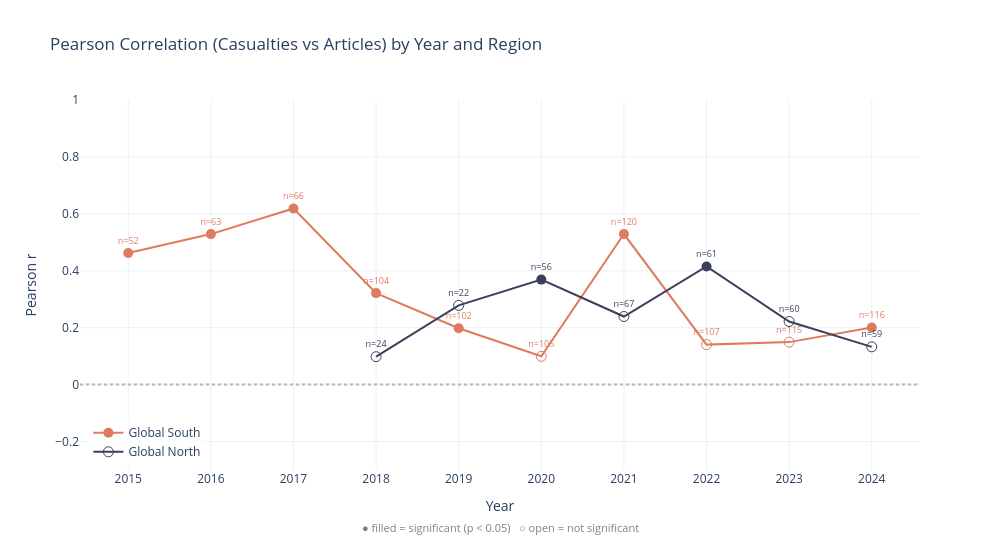

Notebook source saved alongside this figure:
### Markdown cell above
To find out how responsive of the Guardian toward casualties changed overtime, we plot line graph show how pearson correlation changed by year. Noted that at some year, some countries have no casualties data due to ACLED limitation, so the number of countries included in each region each year is different

Graph 4

### Code cell
fig_pearson = build_pearson_by_year(monthly)
fig_pearson.show()

### Figure 1 — Plotly figure (JSON) as saved in the notebook; plotly's stock layout.template omitted (floating-point values rounded to 4 significant figures)
{"data": [{"customdata": ["<b>Global South 2015</b><br>r = 0.462, p = 5.58e-04<br>n = 52 countries<br><br>Algeria, Angola, Bangladesh, Benin, Botswana, Burkina Faso, Burundi, Cambodia, Cameroon, Central African Republic, Chad, Egypt, Equatorial Guinea, Eritrea, Ethiopia... (+37 more)", "<b>Global South 2016</b><br>r = 0.529, p = 8.35e-06<br>n = 63 countries<br><br>Algeria, Angola, Bahrain, Bangladesh, Benin, Botswana, Burkina Faso, Burundi, Cambodia, Cameroon, Central African Republic, Chad, Egypt, Equatorial Guinea, Eritrea... (+48 more)", "<b>Global South 2017</b><br>r = 0.619, p = 3.04e-08<br>n = 66 countries<br><br>Afghanistan, Algeria, Angola, Bahrain, Bangladesh, Benin, Botswana, Burkina Faso, Burundi, Cambodia, Cameroon, Central African Republic, Chad, Djibouti, Egypt... (+51 more)", "<b>Global South 2018</b><br>r = 0.321, p = 8.75e-04<br>n = 104 countries<br><br>Afghanistan, Albania, Algeria, Angola, Argentina, Armenia, Azerbaijan, Bahrain, Bangladesh, Belarus, Belize, Benin, Bolivia, Bosnia and Herzegovina, Botswana... (+89 more)", "<b>Global South 2019</b><br>r = 0.198, p = 4.61e-02<br>n = 102 countries<br><br>Afghanistan, Albania, Algeria, Angola, Argentina, Armenia, Azerbaijan, Bahrain, Bangladesh, Belarus, Belize, Benin, Bolivia, Bosnia and Herzegovina, Botswana... (+87 more)", "<b>Global South 2020</b><br>r = 0.099, p = 3.13e-01<br>n = 105 countries<br><br>Afghanistan, Albania, Algeria, Angola, Argentina, Armenia, Azerbaijan, Bahrain, Bangladesh, Belarus, Belize, Benin, Bhutan, Bolivia, Bosnia and Herzegovina... (+90 more)", "<b>Global South 2021</b><br>r = 0.529, p = 5.24e-10<br>n = 120 countries<br><br>Afghanistan, Albania, Algeria, Angola, Argentina, Armenia, Azerbaijan, Bahrain, Bangladesh, Belarus, Belize, Benin, Bhutan, Bolivia, Bosnia and Herzegovina... (+105 more)", "<b>Global South 2022</b><br>r = 0.141, p = 1.49e-01<br>n = 107 countries<br><br>Afghanistan, Albania, Algeria, Angola, Argentina, Armenia, Azerbaijan, Bahrain, Bangladesh, Belarus, Belize, Benin, Bhutan, Bolivia, Bosnia and Herzegovina... (+92 more)", "<b>Global South 2023</b><br>r = 0.149, p = 1.11e-01<br>n = 115 countries<br><br>Afghanistan, Albania, Algeria, Angola, Argentina, Armenia, Azerbaijan, Bahrain, Bangladesh, Belarus, Belize, Benin, Bolivia, Bosnia and Herzegovina, Botswana... (+100 more)", "<b>Global South 2024</b><br>r = 0.201, p = 3.06e-02<br>n = 116 countries<br><br>Afghanistan, Albania, Algeria, Angola, Argentina, Armenia, Azerbaijan, Bahrain, Bangladesh, Belarus, Belize, Benin, Bhutan, Bolivia, Bosnia and Herzegovina... (+101 more)"], "hovertemplate": "%{customdata}<extra></extra>", "line": {"color": "#E07A5F", "width": 2}, "marker": {"color": "#E07A5F", "size": 10, "symbol": ["circle", "circle", "circle", "circle", "circle", "circle-open", "circle", "circle-open", "circle-open", "circle"]}, "mode": "lines+markers+text", "name": "Global South", "text": ["n=52", "n=63", "n=66", "n=104", "n=102", "n=105", "n=120", "n=107", "n=115", "n=116"], "textfont": {"color": "#E07A5F", "size": 9}, "textposition": "top center", "type": "scatter", "x": [2015, 2016, 2017, 2018, 2019, 2020, 2021, 2022, 2023, 2024], "y": [0.4624, 0.5289, 0.6189, 0.3215, 0.198, 0.09946, 0.5291, 0.1405, 0.1493, 0.2008]}, {"customdata": ["<b>Global North 2018</b><br>r = 0.098, p = 6.48e-01<br>n = 24 countries<br><br>Antigua and Barbuda, Bahamas, Barbados, Bermuda, British Virgin Islands, Bulgaria, Chile, Costa Rica, Croatia, Cyprus, Greece, Guyana, Israel, Japan, Panama... (+9 more)", "<b>Global North 2019</b><br>r = 0.278, p = 2.10e-01<br>n = 22 countries<br><br>Antigua and Barbuda, Bahamas, Barbados, Bermuda, British Virgin Islands, Bulgaria, Chile, Costa Rica, Croatia, Cyprus, Greece, Guyana, Israel, Japan, Panama... (+7 more)", "<b>Global North 2020</b><br>r = 0.369, p = 5.13e-03<br>n = 56 countries<br><br>Andorra, Antigua and Barbuda, Austria, Bahamas, Barbados, Belgium, Bermuda, British Virgin Islands, Bulgaria, Chile, Costa Rica, Croatia, Cyprus, Denmark, Estonia... (+41 more)", "<b>Global North 2021</b><br>r = 0.239, p = 5.12e-02<br>n = 67 countries<br><br>Andorra, Antigua and Barbuda, Australia, Austria, Bahamas, Barbados, Belgium, Bermuda, British Virgin Islands, Brunei, Bulgaria, Canada, Chile, Costa Rica, Croatia... (+52 more)", "<b>Global North 2022</b><br>r = 0.415, p = 8.81e-04<br>n = 61 countries<br><br>Andorra, Antigua and Barbuda, Australia, Austria, Bahamas, Barbados, Belgium, Bermuda, British Virgin Islands, Bulgaria, Canada, Chile, Costa Rica, Croatia, Cyprus... (+46 more)", "<b>Global North 2023</b><br>r = 0.222, p = 8.86e-02<br>n = 60 countries<br><br>Antigua and Barbuda, Australia, Austria, Bahamas, Barbados, Belgium, Bermuda, British Virgin Islands, Brunei, Bulgaria, Canada, Chile, Costa Rica, Croatia, Cyprus... (+45 more)", "<b>Global North 2024</b><br>r = 0.133, p = 3.16e-01<br>n = 59 countries<br><br>Antigua and Barbuda, Australia, Austria, Bahamas, Barbados, Belgium, Bermuda, British Virgin Islands, Bulgaria, Canada, Chile, Costa Rica, Croatia, Cyprus, Denmark... (+44 more)"], "hovertemplate": "%{customdata}<extra></extra>", "line": {"color": "#3D405B", "width": 2}, "marker": {"color": "#3D405B", "size": 10, "symbol": ["circle-open", "circle-open", "circle", "circle-open", "circle", "circle-open", "circle-open"]}, "mode": "lines+markers+text", "name": "Global North", "text": ["n=24", "n=22", "n=56", "n=67", "n=61", "n=60", "n=59"], "textfont": {"color": "#3D405B", "size": 9}, "textposition": "top center", "type": "scatter", "x": [2018, 2019, 2020, 2021, 2022, 2023, 2024], "y": [0.09814, 0.2784, 0.369, 0.2393, 0.4151, 0.2218, 0.1327]}], "layout": {"annotations": [{"font": {"color": "grey", "size": 11}, "showarrow": false, "text": "● filled = significant (p < 0.05)   ○ open = not significant", "x": 0.5, "xref": "paper", "y": -0.18, "yref": "paper"}], "height": 550, "legend": {"bgcolor": "rgba(255,255,255,0.8)", "x": 0.01, "xanchor": "left", "y": 0.01, "yanchor": "bottom"}, "margin": {"b": 80}, "shapes": [{"line": {"color": "grey", "dash": "dot"}, "opacity": 0.5, "type": "line", "x0": 0, "x1": 1, "xref": "x domain", "y0": 0, "y1": 0, "yref": "y"}], "title": {"text": "Pearson Correlation (Casualties vs Articles) by Year and Region"}, "width": 1000, "xaxis": {"dtick": 1, "title": {"text": "Year"}}, "yaxis": {"range": [-0.3, 1], "title": {"text": "Pearson r"}}}}
